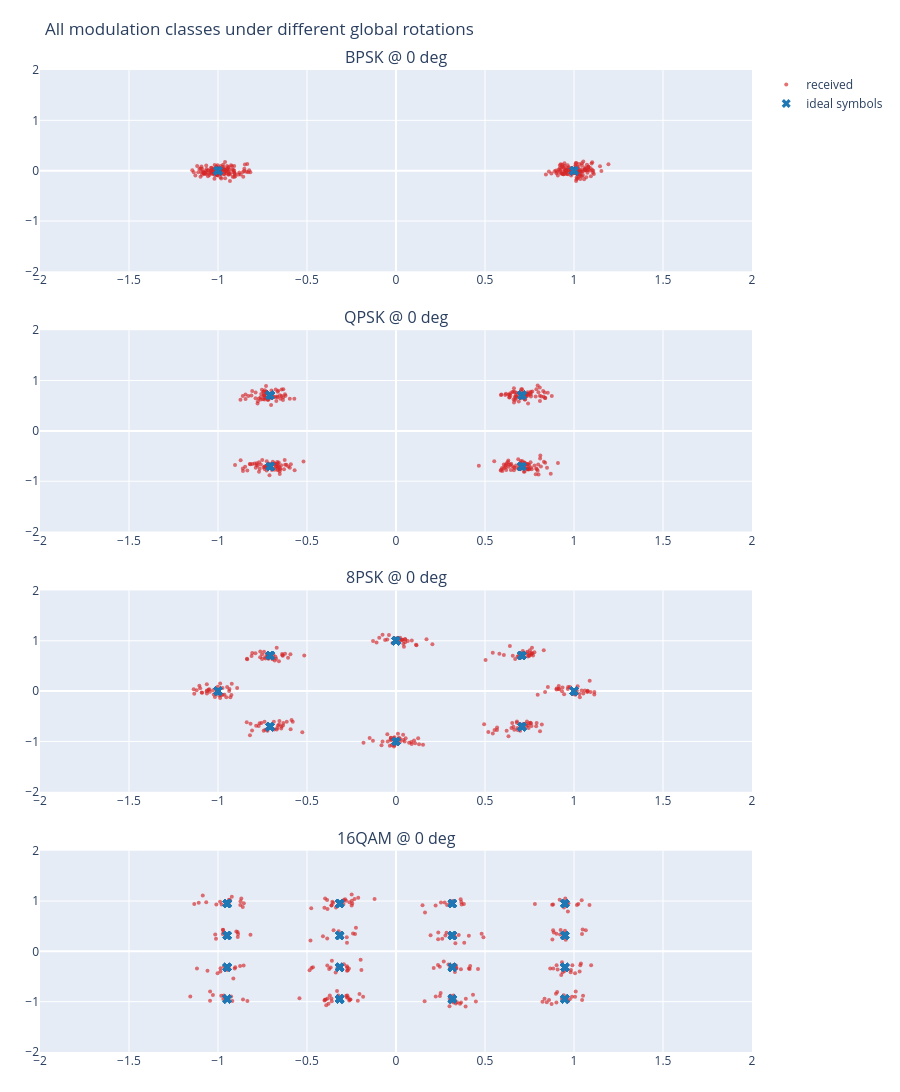

The code cell stored with this chart in its notebook:
### Markdown cell above
## 5) Data preview for Part 2

First we show all classes with no rotation to establish the baseline geometry. Then we apply global rotations and show that the class identity stays the same while the constellation orientation changes.

### Code cell
print('Available constellations:', list(CONSTELLATIONS))
fig = plot_constellation_rotation_grid(rotations_deg=(0.0,), snr_db=20.0, n_symbols=256, seed=0)
fig.show()
display(Markdown(modulation_notes_markdown()))

### Figure 1 — Plotly figure (JSON) as saved in the notebook; plotly's stock layout.template omitted (floating-point values rounded to 4 significant figures; data arrays with more than 128 entries replaced by an {"elided": "..."} marker saying what was removed)
{"data": [{"marker": {"color": "#d62728", "opacity": 0.65, "size": 4}, "mode": "markers", "name": "received", "showlegend": true, "type": "scatter", "x": {"elided": "256 float values"}, "xaxis": "x", "y": {"elided": "256 float values"}, "yaxis": "y"}, {"marker": {"color": "#1f77b4", "size": 8, "symbol": "x"}, "mode": "markers", "name": "ideal symbols", "showlegend": true, "type": "scatter", "x": {"elided": "256 float values"}, "xaxis": "x", "y": {"elided": "256 float values"}, "yaxis": "y"}, {"marker": {"color": "#d62728", "opacity": 0.65, "size": 4}, "mode": "markers", "name": "received", "showlegend": false, "type": "scatter", "x": {"elided": "256 float values"}, "xaxis": "x2", "y": {"elided": "256 float values"}, "yaxis": "y2"}, {"marker": {"color": "#1f77b4", "size": 8, "symbol": "x"}, "mode": "markers", "name": "ideal symbols", "showlegend": false, "type": "scatter", "x": {"elided": "256 float values"}, "xaxis": "x2", "y": {"elided": "256 float values"}, "yaxis": "y2"}, {"marker": {"color": "#d62728", "opacity": 0.65, "size": 4}, "mode": "markers", "name": "received", "showlegend": false, "type": "scatter", "x": {"elided": "256 float values"}, "xaxis": "x3", "y": {"elided": "256 float values"}, "yaxis": "y3"}, {"marker": {"color": "#1f77b4", "size": 8, "symbol": "x"}, "mode": "markers", "name": "ideal symbols", "showlegend": false, "type": "scatter", "x": {"elided": "256 float values"}, "xaxis": "x3", "y": {"elided": "256 float values"}, "yaxis": "y3"}, {"marker": {"color": "#d62728", "opacity": 0.65, "size": 4}, "mode": "markers", "name": "received", "showlegend": false, "type": "scatter", "x": {"elided": "256 float values"}, "xaxis": "x4", "y": {"elided": "256 float values"}, "yaxis": "y4"}, {"marker": {"color": "#1f77b4", "size": 8, "symbol": "x"}, "mode": "markers", "name": "ideal symbols", "showlegend": false, "type": "scatter", "x": {"elided": "256 float values"}, "xaxis": "x4", "y": {"elided": "256 float values"}, "yaxis": "y4"}], "layout": {"annotations": [{"font": {"size": 16}, "showarrow": false, "text": "BPSK @ 0 deg", "x": 0.5, "xanchor": "center", "xref": "paper", "y": 1, "yanchor": "bottom", "yref": "paper"}, {"font": {"size": 16}, "showarrow": false, "text": "QPSK @ 0 deg", "x": 0.5, "xanchor": "center", "xref": "paper", "y": 0.735, "yanchor": "bottom", "yref": "paper"}, {"font": {"size": 16}, "showarrow": false, "text": "8PSK @ 0 deg", "x": 0.5, "xanchor": "center", "xref": "paper", "y": 0.47, "yanchor": "bottom", "yref": "paper"}, {"font": {"size": 16}, "showarrow": false, "text": "16QAM @ 0 deg", "x": 0.5, "xanchor": "center", "xref": "paper", "y": 0.205, "yanchor": "bottom", "yref": "paper"}], "autosize": true, "height": 1200, "margin": {"b": 40, "l": 40, "r": 20, "t": 70}, "title": {"text": "All modulation classes under different global rotations"}, "xaxis": {"anchor": "y", "domain": [0, 1], "range": [-2, 2], "zeroline": true}, "xaxis2": {"anchor": "y2", "domain": [0, 1], "range": [-2, 2], "zeroline": true}, "xaxis3": {"anchor": "y3", "domain": [0, 1], "range": [-2, 2], "zeroline": true}, "xaxis4": {"anchor": "y4", "domain": [0, 1], "range": [-2, 2], "zeroline": true}, "yaxis": {"anchor": "x", "domain": [0.795, 1], "range": [-2, 2], "zeroline": true}, "yaxis2": {"anchor": "x2", "domain": [0.53, 0.735], "range": [-2, 2], "zeroline": true}, "yaxis3": {"anchor": "x3", "domain": [0.265, 0.47], "range": [-2, 2], "zeroline": true}, "yaxis4": {"anchor": "x4", "domain": [0, 0.205], "range": [-2, 2], "zeroline": true}}}
